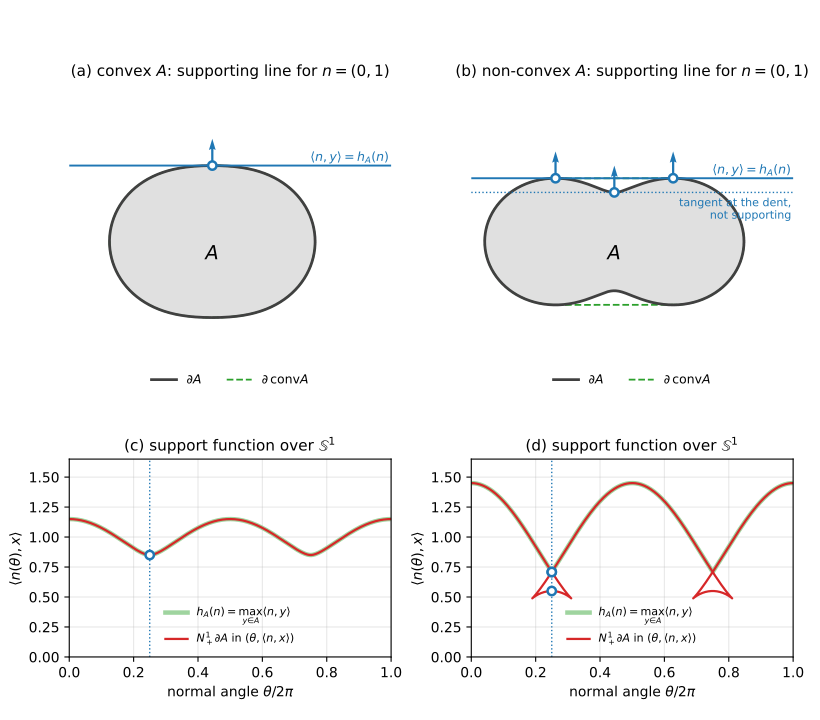

Write the Python code that produced this figure.
"""Figure for the ESA report: the support function as the Legendre-dual picture of N^1_+ dA.

Top row: the sets A of fig_normal_bundle.py with their convex hull (dashed) and the
supporting line in the direction n = (0, 1). For the non-convex set the line touches A
at two points (the humps), while the tangent line at the dent point, which has the same
local normal, cuts through A.
Bottom row: the lift N^1_+ dA projected to (theta, h), h(t) = <n(t), x(t)>, i.e. the
multivalued support function over S^1. For the convex set it is a smooth graph; for the
non-convex set it is a swallowtail with cusps at the zero-curvature points, and the true
support function h_A = h_{conv A} is its upper envelope.
Output: fig_support_function.pdf next to this script.   Requires numpy, scipy, matplotlib.
"""
import os
import numpy as np
import matplotlib
matplotlib.use("Agg")
import matplotlib.pyplot as plt
from matplotlib.lines import Line2D
from scipy.spatial import ConvexHull

HERE = os.path.dirname(os.path.abspath(__file__))
C_NB, C_DA, C_HL, C_HULL = "tab:red", "0.25", "tab:blue", "tab:green"


def polar_curve(r, dr, t):
    x = np.stack([r(t) * np.cos(t), r(t) * np.sin(t)], axis=-1)
    dx = np.stack([dr(t) * np.cos(t) - r(t) * np.sin(t),
                   dr(t) * np.sin(t) + r(t) * np.cos(t)], axis=-1)
    n = np.stack([dx[:, 1], -dx[:, 0]], axis=-1)
    n /= np.linalg.norm(n, axis=1, keepdims=True)
    theta = np.unwrap(np.arctan2(n[:, 1], n[:, 0]))
    return x, n, theta


shapes = {
    "convex": (lambda t: 1 + 0.15 * np.cos(2 * t), lambda t: -0.30 * np.sin(2 * t)),
    "non-convex": (lambda t: 1 + 0.45 * np.cos(2 * t), lambda t: -0.90 * np.sin(2 * t)),
}
t_fine = np.linspace(0, 2 * np.pi, 2000)
th_star = np.pi / 2
n_star = np.array([np.cos(th_star), np.sin(th_star)])

fig, axes = plt.subplots(2, 2, figsize=(8.2, 7.2), gridspec_kw={"height_ratios": [2.2, 1]})
for col, (name, (r, dr)) in enumerate(shapes.items()):
    x, n, theta = polar_curve(r, dr, t_fine)
    h = np.einsum("ij,ij->i", n, x)                      # h(t) = <n(t), x(t)>
    th_grid = np.linspace(0, 2 * np.pi, 721)
    n_grid = np.stack([np.cos(th_grid), np.sin(th_grid)], axis=-1)
    h_conv = (n_grid @ x.T).max(axis=1)                  # support function of A (= of conv A)

    # boundary points sharing the normal n_star
    g = theta - th_star
    idx = np.where(np.sign(g[:-1]) * np.sign(g[1:]) < 0)[0]
    t_rep = t_fine[idx] - g[idx] * (t_fine[idx + 1] - t_fine[idx]) / (g[idx + 1] - g[idx])
    xr, nr, _ = polar_curve(r, dr, t_rep)
    h_rep = xr @ n_star
    h_star = x @ n_star
    h_star = h_star.max()

    # --- top: the set, its hull and the supporting line ---------------------------
    ax = axes[0, col]
    ax.fill(x[:, 0], x[:, 1], color="0.88", zorder=0)
    hull = ConvexHull(x)
    hv = np.append(hull.vertices, hull.vertices[0])
    ax.plot(x[hv, 0], x[hv, 1], color=C_HULL, lw=1.3, ls="--", zorder=1)
    ax.plot(x[:, 0], x[:, 1], color=C_DA, lw=2.0, zorder=2)
    ax.axhline(h_star, color=C_HL, lw=1.4, zorder=3)
    ax.text(1.98, h_star + 0.05, r"$\langle n,y\rangle=h_A(n)$", color=C_HL, ha="right", fontsize=9)
    if len(t_rep) > 1:
        dent = np.argmin(h_rep)
        ax.axhline(h_rep[dent], color=C_HL, lw=1.0, ls=":", zorder=3)
        ax.text(1.98, h_rep[dent] - 0.06, "tangent at the dent,\nnot supporting", color=C_HL,
                ha="right", va="top", fontsize=8)
    ax.quiver(xr[:, 0], xr[:, 1], nr[:, 0], nr[:, 1], angles="xy", scale_units="xy",
              scale=1 / 0.3, width=0.007, color=C_HL, zorder=4)
    ax.plot(xr[:, 0], xr[:, 1], "o", ms=6, mfc="white", mec=C_HL, mew=1.8, zorder=5)
    ax.text(0, -0.15, r"$A$", ha="center", va="center", fontsize=14)
    ax.set_aspect("equal")
    ax.set_xlim(-1.6, 2.0); ax.set_ylim(-1.55, 1.75)
    ax.set_xticks([]); ax.set_yticks([])
    for s in ax.spines.values():
        s.set_visible(False)
    ax.set_title(f"({'ab'[col]}) {name} $A$: supporting line for $n=(0,1)$", fontsize=11)
    ax.legend(handles=[Line2D([], [], color=C_DA, lw=2.0, label=r"$\partial A$"),
                       Line2D([], [], color=C_HULL, lw=1.3, ls="--", label=r"$\partial\,\mathrm{conv}A$")],
              loc="lower center", bbox_to_anchor=(0.5, -0.06), ncol=2, frameon=False, fontsize=9)

    # --- bottom: the support function over S^1 ------------------------------------
    ax = axes[1, col]
    ax.plot(th_grid / (2 * np.pi), h_conv, color=C_HULL, lw=3.2, alpha=0.45, zorder=1,
            label=r"$h_A(n)=\max_{y\in A}\langle n,y\rangle$")
    ax.plot(theta / (2 * np.pi), h, color=C_NB, lw=1.6, zorder=2,
            label=r"$N^1_+\partial A$ in $(\theta,\langle n,x\rangle)$")
    ax.axvline(th_star / (2 * np.pi), color=C_HL, lw=1.0, ls=":", zorder=1)
    ax.plot(np.full_like(h_rep, th_star / (2 * np.pi)), h_rep, "o", ms=6, mfc="white", mec=C_HL,
            mew=1.8, zorder=5)
    ax.set_xlim(0, 1); ax.set_ylim(0.0, 1.65)
    ax.set_xlabel(r"normal angle $\theta/2\pi$")
    ax.set_ylabel(r"$\langle n(\theta),x\rangle$")
    ax.set_title(f"({'cd'[col]}) support function over $\\mathbb{{S}}^1$", fontsize=11)
    ax.grid(alpha=0.3)
    ax.legend(loc="lower center", frameon=False, fontsize=8)

fig.tight_layout()
fig.savefig(os.path.join(HERE, "fig_support_function.pdf"))
fig.savefig(os.path.join(os.environ.get("PREVIEW_DIR", HERE), "fig_support_function.png"), dpi=110)
print("wrote fig_support_function.pdf")
